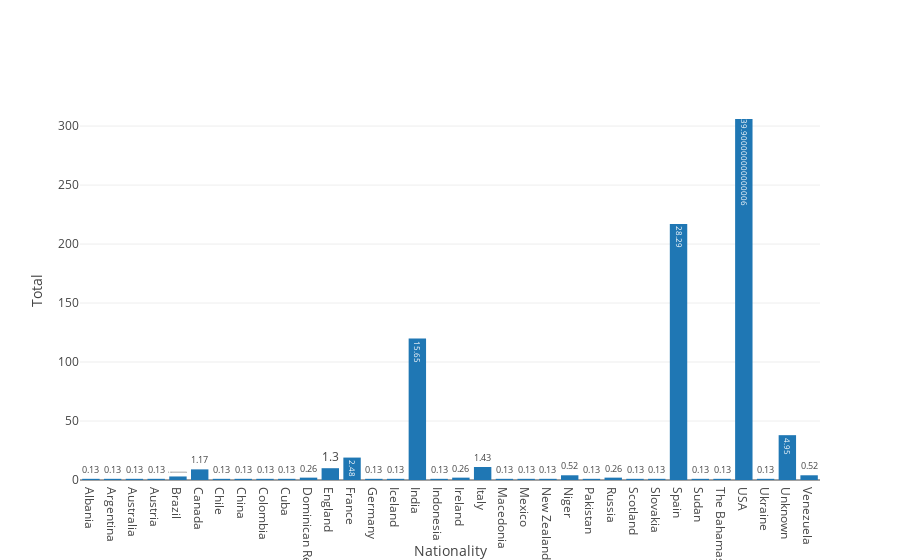

The notebook cell saved with this chart:
### Markdown cell above
## Distribution of the origin of the participants

### Code cell
data_complete_nationality = data_complete_en.copy(deep=True)

data_complete_nationality[['Nationality']] = data_complete_nationality[[
    'Nationality']].fillna(value=33)

data_complete_nationality[['Nationality']] = pd.to_numeric(
    data_complete_nationality['Nationality'], downcast='signed', errors='coerce')

# display(data_complete_nationality['Nationality'].describe())
# display(data_complete_nationality['Nationality'].value_counts().sort_index())


labels_nationality = ['Spain', 'Colombia', 'Mexico', 'Dominican Rep.', 'Austria',
                      'Chile', 'France', 'Canada', 'Niger', 'China',
                      'Australia', 'Russia', 'Germany', 'Brazil', 'USA',
                      'India', 'Slovakia', 'Italy', 'England', 'Cuba', 'Ukraine',
                      'Venezuela', 'Indonesia', 'Albania',
                      'Pakistan', 'The Bahamas', 'Argentina',
                      'Iceland', 'Scotland', 'Sudan', 'New Zealand', 'Ireland',
                      'Macedonia', 'Unknown']
tickvals_nationality = [0, 1, 2, 3, 4, 5, 6, 7, 8, 9, 10, 11,
                        12, 13, 14, 15, 16, 17, 18, 19, 20, 21,
                        22, 23, 24, 25, 26, 27, 28, 29, 30, 31,
                        32, 33]

data_complete_nationality['Nationality'].replace(
    tickvals_nationality, labels_nationality, inplace=True)


print('Describing the variable Nationality')
display(data_complete_nationality['Nationality'].describe())
print('Count of each value in Nationality expresed as nationality / amount')
display(data_complete_nationality['Nationality'].value_counts())
print('Percentage of each value in Nationality expresed as nationality / percentage')
display(data_complete_nationality['Nationality'].value_counts(
    normalize=True).round(4) * 100)

data7 = [go.Bar(x=sorted(data_complete_nationality['Nationality'].unique()),
                y=data_complete_nationality['Nationality'].value_counts(
).sort_index(),
    text=(data_complete_nationality['Nationality'].value_counts(
        normalize=True).sort_index().round(4) * 100),
    name='Nationality')]
layout7 = go.Layout(
    xaxis=go.layout.XAxis(
        # ticktext=labels_nationality,
        # tickvals=tickvals_nationality,
        title='Nationality'
    ),
    yaxis=go.layout.YAxis(
        title="Total"),
    bargap=0.2,
)
fig7 = go.Figure(data=data7, layout=layout7)
iplot(fig7)
plt.show()

### Figure 1 — Plotly figure (JSON) as saved in the notebook; plotly's stock layout.template omitted (floating-point values rounded to 4 significant figures)
{"data": [{"name": "Nationality", "text": [0.13, 0.13, 0.13, 0.13, 0.39, 1.17, 0.13, 0.13, 0.13, 0.13, 0.26, 1.3, 2.48, 0.13, 0.13, 15.65, 0.13, 0.26, 1.43, 0.13, 0.13, 0.13, 0.52, 0.13, 0.26, 0.13, 0.13, 28.29, 0.13, 0.13, 39.9, 0.13, 4.95, 0.52], "type": "bar", "uid": "900e3d99-aa05-444f-a039-1a9b98aeda0a", "x": ["Albania", "Argentina", "Australia", "Austria", "Brazil", "Canada", "Chile", "China", "Colombia", "Cuba", "Dominican Rep.", "England", "France", "Germany", "Iceland", "India", "Indonesia", "Ireland", "Italy", "Macedonia", "Mexico", "New Zealand", "Niger", "Pakistan", "Russia", "Scotland", "Slovakia", "Spain", "Sudan", "The Bahamas", "USA", "Ukraine", "Unknown", "Venezuela"], "y": [1, 1, 1, 1, 3, 9, 1, 1, 1, 1, 2, 10, 19, 1, 1, 120, 1, 2, 11, 1, 1, 1, 4, 1, 2, 1, 1, 217, 1, 1, 306, 1, 38, 4]}], "layout": {"bargap": 0.2, "xaxis": {"title": {"text": "Nationality"}}, "yaxis": {"title": {"text": "Total"}}}}
